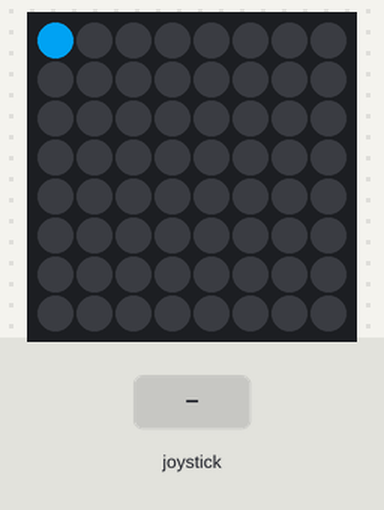
Recording of a program running on a simulated Raspberry Pi (BCM pin numbers) with a Sense HAT. Parts: the Sense HAT's 8×8 RGB LED matrix. The test bench sets the inputs (shaded band). Random numbers come from a fixed seed.

Above: at 1.6 s.
1.7 s: joystick pushed up
At 3.6 s:
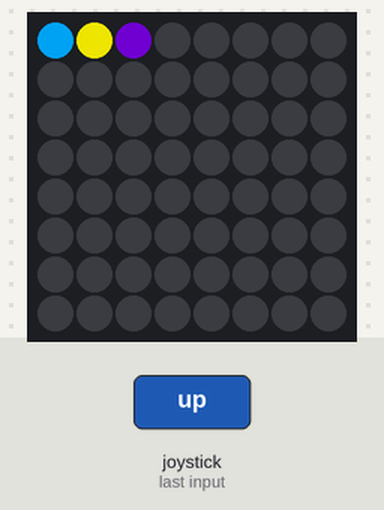
At 55.8 s:
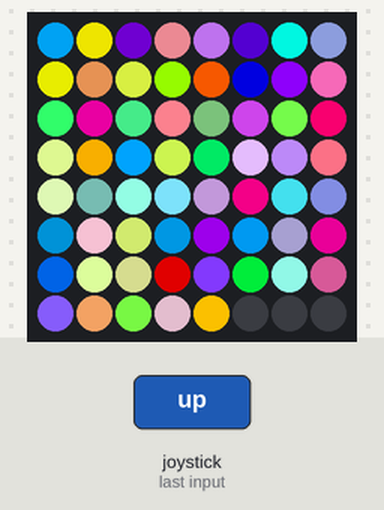
Timing chart, 0 to 57.3 s (numbered marks = the images above; inputs shaded):
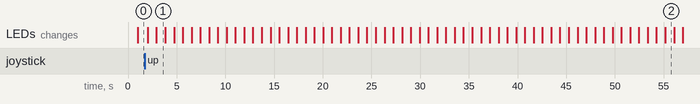

The program:

pixelator.py
```python
from sense_emu import SenseHat
import sys
import time
import random

sense = SenseHat()

def randomColor():
        r = random.randrange(0,255)
        g = random.randrange(0,255)
        b = random.randrange(0,255)
        return [r,g,b]

def main():
    O = [0,0,0]
    speed = 1
    colors = [O,O,O,O,O,O,O,O,
             O,O,O,O,O,O,O,O,
             O,O,O,O,O,O,O,O,
             O,O,O,O,O,O,O,O,
             O,O,O,O,O,O,O,O,
             O,O,O,O,O,O,O,O,
             O,O,O,O,O,O,O,O,
             O,O,O,O,O,O,O,O]

    while True:
        for x in range(64):
            events = sense.stick.get_events()
            for event in events:
                if(event.action == 'released' and event.direction == 'down'):
                    speed += 0.1
                if(event.action == 'released' and event.direction == 'up' and speed > 0.11):
                    speed -= 0.1
            sense.set_pixels(colors)
            colors[x] = randomColor()
            time.sleep(speed)
            if x == 64:
                x=0


try:
    main()
except (KeyboardInterrupt, SystemExit):
    print('Programma sluiten')
finally:
    print('Opkuisen van de matrix')
    sense.clear()
    sys.exit()
```
